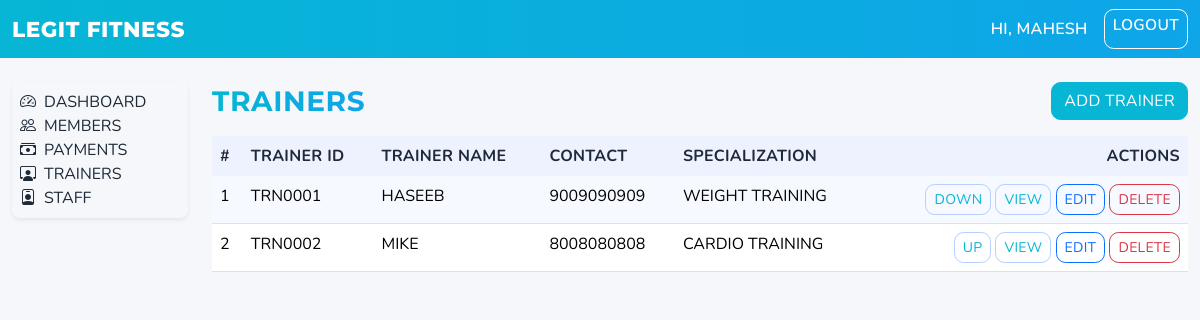
/trainers/ (signed in), run on an earlier commit of the app's database.
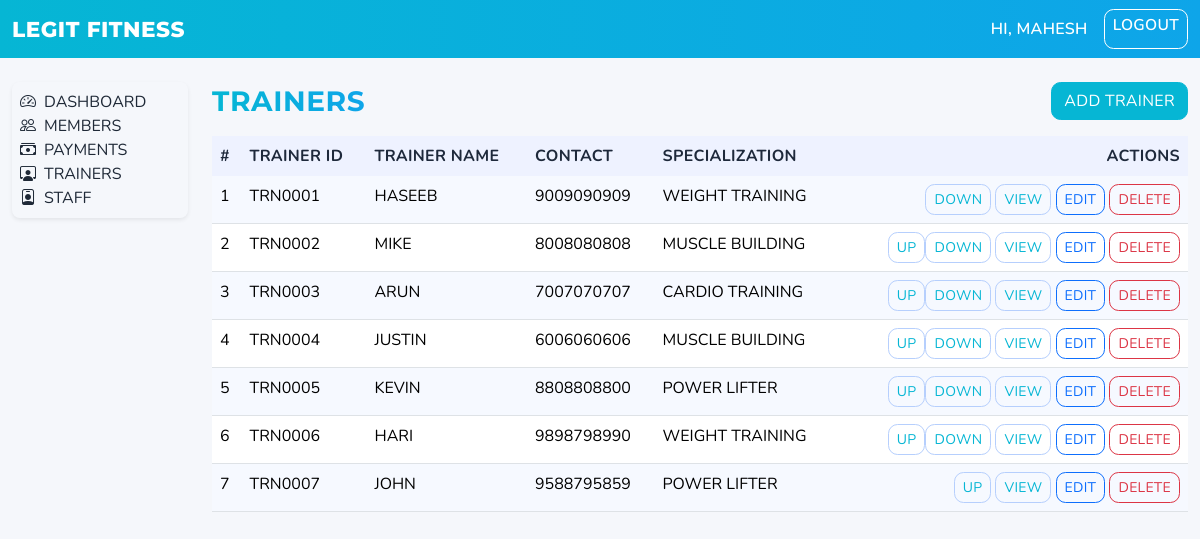
And on a later commit of the database.
### trainers/models.py (models this page shows, shortened)
class Trainer(models.Model):
    employee_id = models.CharField(max_length=20, null=True, blank=True)
    first_name = models.CharField(max_length=100)
    last_name = models.CharField(max_length=100, blank=True)
    address = models.TextField(blank=True)
    contact = models.CharField(max_length=20, blank=True)
    specialization = models.CharField(max_length=100, blank=True)
    date_of_joining = models.DateField()
    position = models.PositiveIntegerField(default=0, db_index=True)
    class Meta:
        ordering = ["position", "first_name", "last_name"]
        constraints = [
            models.UniqueConstraint(
                fields=["employee_id"],
                name="unique_trainer_employee_id_when_set",
                condition=Q(employee_id__isnull=False) & ~Q(employee_id=""),
            )
        ]

### trainers/views.py (the view)
# urls.py: path("", TrainerListView.as_view(), name="list"),
class TrainerListView(LoginRequiredMixin, ListView):
    model = Trainer
    context_object_name = "trainers"
    template_name = "trainers/list.html"

### templates/trainers/list.html (shortened to what this page needs)
{% extends 'base.html' %}
{% block body_class %}theme-trainers{% endblock %}
{% block content %}
  <div class="d-flex justify-content-between align-items-center mb-3">
    <h3 class="mb-0 text-uppercase page-title">Trainers</h3>
    <a href="{% url 'trainers:create' %}" class="btn btn-primary">Add Trainer</a>
  </div>
  <div class="table-responsive">
    <table class="table table-striped text-uppercase">
      <thead>
        <tr>
          <th>#</th>
          <th>Trainer ID</th>
          <th>Trainer Name</th>
          <th>Contact</th>
          <th>Specialization</th>
          <th class="text-end">Actions</th>
        </tr>
      </thead>
      <tbody>
        {% for t in trainers %}
        <tr>
          <td>{{ forloop.counter }}</td>
          <td>{{ t.employee_id }}</td>
          <td>{{ t.first_name }} {{ t.last_name }}</td>
          <td>{{ t.contact }}</td>
          <td>{{ t.specialization }}</td>
          <td class="text-end">
            <div class="btn-group" role="group" aria-label="Reorder">
              {% if not forloop.first %}
              <form action="{% url 'trainers:move_up' t.pk %}" method="post" class="d-inline">
                <button type="submit" class="btn btn-sm btn-outline-secondary">Up</button>
              </form>
              {% endif %}
              {% if not forloop.last %}
              <form action="{% url 'trainers:move_down' t.pk %}" method="post" class="d-inline">
                <button type="submit" class="btn btn-sm btn-outline-secondary">Down</button>
              </form>
              {% endif %}
            </div>
            <a class="btn btn-sm btn-outline-secondary" href="{% url 'trainers:detail' t.pk %}">View</a>
            <a class="btn btn-sm btn-outline-primary" href="{% url 'trainers:edit' t.pk %}">Edit</a>
            <a class="btn btn-sm btn-outline-danger" href="{% url 'trainers:delete' t.pk %}">Delete</a>
          </td>
        </tr>
        {% empty %}
        <tr>
          <td colspan="6" class="text-center">No trainers yet.</td>
        </tr>
        {% endfor %}
      </tbody>
    </table>
  </div>
{% endblock %}

### templates/base.html (shortened to what this page needs)
<!DOCTYPE html>
<html lang="en">
<head>
  {% load static %}
  <link rel="stylesheet" href="https://cdn.jsdelivr.net/npm/bootstrap@5.3.2/dist/css/bootstrap.min.css">
  <link rel="stylesheet" href="https://cdn.jsdelivr.net/npm/bootstrap-icons@1.11.3/font/bootstrap-icons.css">
  <link rel="stylesheet" href="{% static 'css/theme.css' %}">
</head>
<body class="{% block body_class %}{% endblock %}">
<nav class="navbar navbar-expand-lg navbar-dark bg-dark mb-4 text-uppercase" aria-label="Main navigation">
  <div class="container-fluid">
    <a class="navbar-brand" href="/">Legit Fitness</a>
    <div class="d-flex">
      {% if user.is_authenticated %}
        <span class="navbar-text me-3" aria-label="Signed in user">Hi, {{ user.get_username }}</span>
        <a class="btn btn-outline-light btn-sm" href="{% url 'logout' %}" aria-label="Logout">Logout</a>
      {% else %}
        <a class="btn btn-outline-light btn-sm" href="{% url 'login' %}" aria-label="Login">Login</a>
      {% endif %}
    </div>
  </div>
</nav>
<div class="container-fluid">
  <div class="row">
    {% if user.is_authenticated %}
    <aside class="col-12 col-md-3 col-lg-2 mb-3">
      <div class="lf-sidebar rounded-3 shadow-sm p-2 text-uppercase" role="navigation" aria-label="Sidebar navigation">
        <a class="list-group-item list-group-item-action d-flex align-items-center gap-2" href="{% url 'home' %}" aria-label="Dashboard"><i class="bi bi-speedometer2" aria-hidden="true"></i><span>Dashboard</span></a>
        <a class="list-group-item list-group-item-action d-flex align-items-center gap-2" href="{% url 'members:list' %}" aria-label="Members"><i class="bi bi-people" aria-hidden="true"></i><span>Members</span></a>
        <a class="list-group-item list-group-item-action d-flex align-items-center gap-2" href="{% url 'fees:list' %}" aria-label="Payments"><i class="bi bi-cash-stack" aria-hidden="true"></i><span>Payments</span></a>
        <a class="list-group-item list-group-item-action d-flex align-items-center gap-2" href="{% url 'trainers:list' %}" aria-label="Trainers"><i class="bi bi-person-workspace" aria-hidden="true"></i><span>Trainers</span></a>
        <a class="list-group-item list-group-item-action d-flex align-items-center gap-2" href="{% url 'staff:list' %}" aria-label="Staff"><i class="bi bi-person-badge" aria-hidden="true"></i><span>Staff</span></a>
      </div>
    </aside>
    <main class="col-12 col-md-9 col-lg-10">
    {% else %}
    <main class="col-12">
    {% endif %}
      {% block content %}{% endblock %}
    </main>
  </div>
</div>
</body>
</html>

### static/css/theme.css (style rules this page uses)
:root { --lf-primary:#0d6efd; --lf-primary-2:#5aa6ff; --lf-success:#20c997; --lf-purple:#6f42c1; --lf-bg:#f5f7fb; --lf-card:#ffffff; --lf-text:#1f2937; }
body.theme-trainers { --lf-primary:#06b6d4; --lf-purple:#0ea5e9; }
html,body { background:var(--lf-bg); font-family: 'Nunito', system-ui, -apple-system, Segoe UI, Roboto, 'Helvetica Neue', Arial, 'Noto Sans', 'Liberation Sans', sans-serif; color: var(--lf-text); text-transform:uppercase }
h1,h2,h3,h4,h5,h6 { font-weight:700; font-family: 'Montserrat', 'Nunito', sans-serif; text-transform:uppercase }
.page-title { background: linear-gradient(90deg, var(--lf-primary) 0%, var(--lf-purple) 100%); -webkit-background-clip: text; background-clip: text; color: var(--lf-primary); -webkit-text-fill-color: transparent; display: inline-block; letter-spacing: .6px; }
.navbar { background: linear-gradient(90deg, var(--lf-primary) 0%, var(--lf-purple) 100%) !important; }
.navbar .navbar-brand,.navbar .navbar-text { color:#fff !important }
.navbar .btn { border-color:#fff;color:#fff }
.navbar .navbar-brand { font-family:'Montserrat','Nunito',sans-serif;font-weight:800;font-size:1.35rem;letter-spacing:.5px;text-transform:uppercase }
.navbar .navbar-text { font-size:1rem;font-weight:600;text-transform:uppercase;letter-spacing:.3px }
.navbar .btn { font-size:.975rem;font-weight:600;text-transform:uppercase;letter-spacing:.3px }
.btn-primary { background:var(--lf-primary);border-color:var(--lf-primary) }
.btn-outline-secondary { color:var(--lf-primary);border-color:#b6cffd }
.btn, .form-control, .form-select { border-radius: .6rem; }
.btn { text-transform:uppercase; letter-spacing:.3px }
.table thead th { background:#eef2ff;border-bottom:0;color:#1e293b;text-transform:uppercase;letter-spacing:.3px }
.table { --bs-table-striped-bg:#f6f9ff }

What changed in the data, as far as the page shows it:
changed Trainer "TRN0002": specialization "CARDIO TRAINING" → "MUSCLE BUILDING"; now shows "DOWN"
added Trainer: employee_id "TRN0003", first_name "ARUN", contact "7007070707", specialization "CARDIO TRAINING", shows "UP", shows "DOWN"
added Trainer: employee_id "TRN0004", first_name "JUSTIN", contact "6006060606", specialization "MUSCLE BUILDING", shows "UP", shows "DOWN"
added Trainer: employee_id "TRN0005", first_name "KEVIN", contact "8808808800", specialization "POWER LIFTER", shows "UP", shows "DOWN"
added Trainer: employee_id "TRN0006", first_name "HARI", contact "9898798990", specialization "WEIGHT TRAINING", shows "UP", shows "DOWN"
added Trainer: employee_id "TRN0007", first_name "JOHN", contact "9588795859", specialization "POWER LIFTER", shows "UP"
